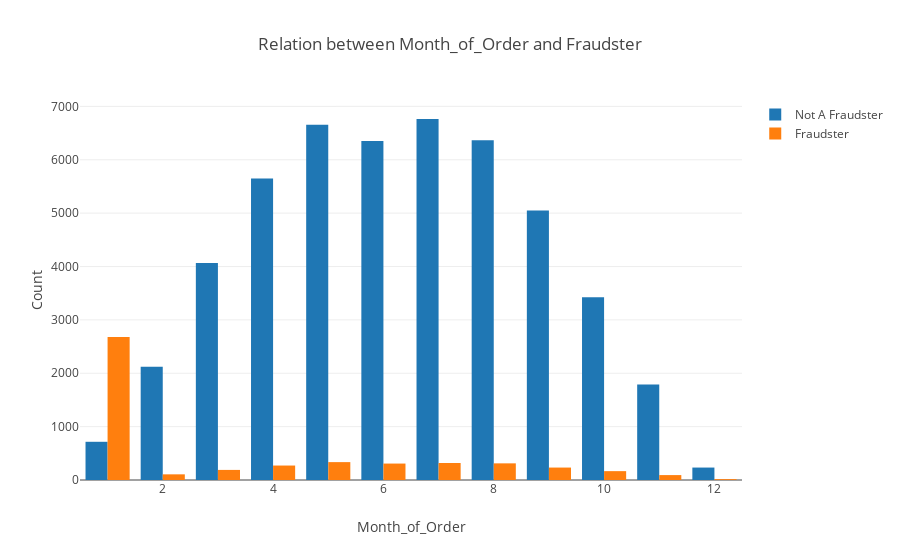

Here is the notebook cell this chart was saved with:
### Code cell
trace1 = go.Bar(
    x=pd.crosstab(train_data['Fraudster'],train_data['Month_of_Order']).iloc[0,:].index,
    y=pd.crosstab(train_data['Fraudster'],train_data['Month_of_Order']).iloc[0,:],
    name='Not A Fraudster'
)
trace2 = go.Bar(
    x=pd.crosstab(train_data['Fraudster'],train_data['Month_of_Order']).iloc[1,:].index,
    y=pd.crosstab(train_data['Fraudster'],train_data['Month_of_Order']).iloc[1,:],
    name='Fraudster'
)

data = [trace1, trace2]
layout = go.Layout(
    title = 'Relation between Month_of_Order and Fraudster',
    xaxis = dict(title = 'Month_of_Order'),
    yaxis = dict(title = 'Count'),
    barmode='group'
)


fig = go.Figure(data=data, layout=layout)
py.iplot(fig, filename='grouped-bar')

### Figure 1 — Plotly figure (JSON) as saved in the notebook; plotly's stock layout.template omitted (floating-point values rounded to 4 significant figures)
{"data": [{"name": "Not A Fraudster", "type": "bar", "uid": "7befb995-6679-4a41-85e8-600b0af3f990", "x": ["01", "02", "03", "04", "05", "06", "07", "08", "09", "10", "11", "12"], "y": [716, 2121, 4068, 5647, 6657, 6354, 6764, 6367, 5048, 3425, 1788, 233]}, {"name": "Fraudster", "type": "bar", "uid": "fb4d6a1e-f831-40b7-ac59-06e44cc108c8", "x": ["01", "02", "03", "04", "05", "06", "07", "08", "09", "10", "11", "12"], "y": [2678, 106, 189, 271, 335, 308, 319, 312, 233, 166, 92, 16]}], "layout": {"barmode": "group", "title": {"text": "Relation between Month_of_Order and Fraudster"}, "xaxis": {"title": {"text": "Month_of_Order"}}, "yaxis": {"title": {"text": "Count"}}}}
